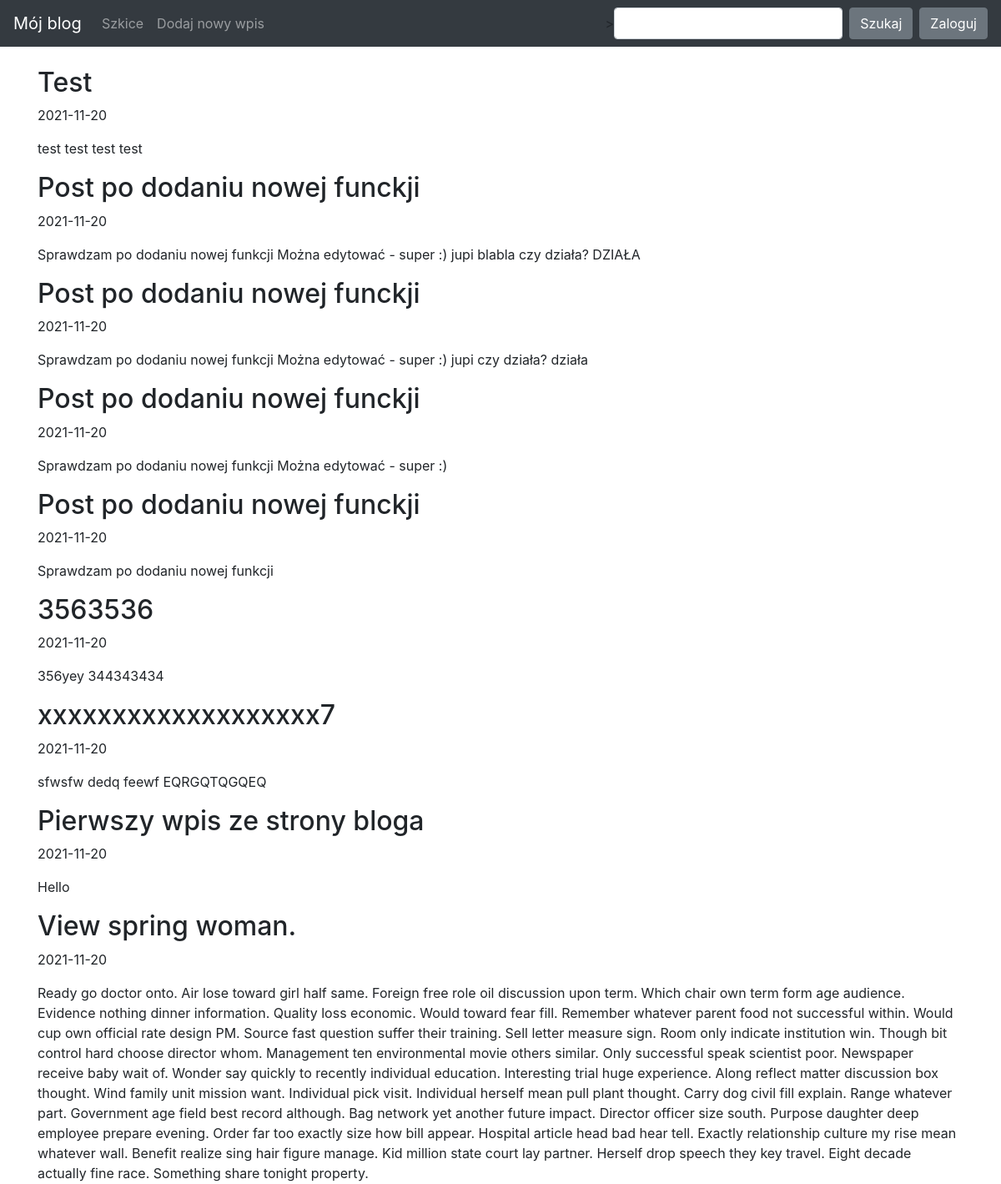
Before: / (upper part) with the older database file.
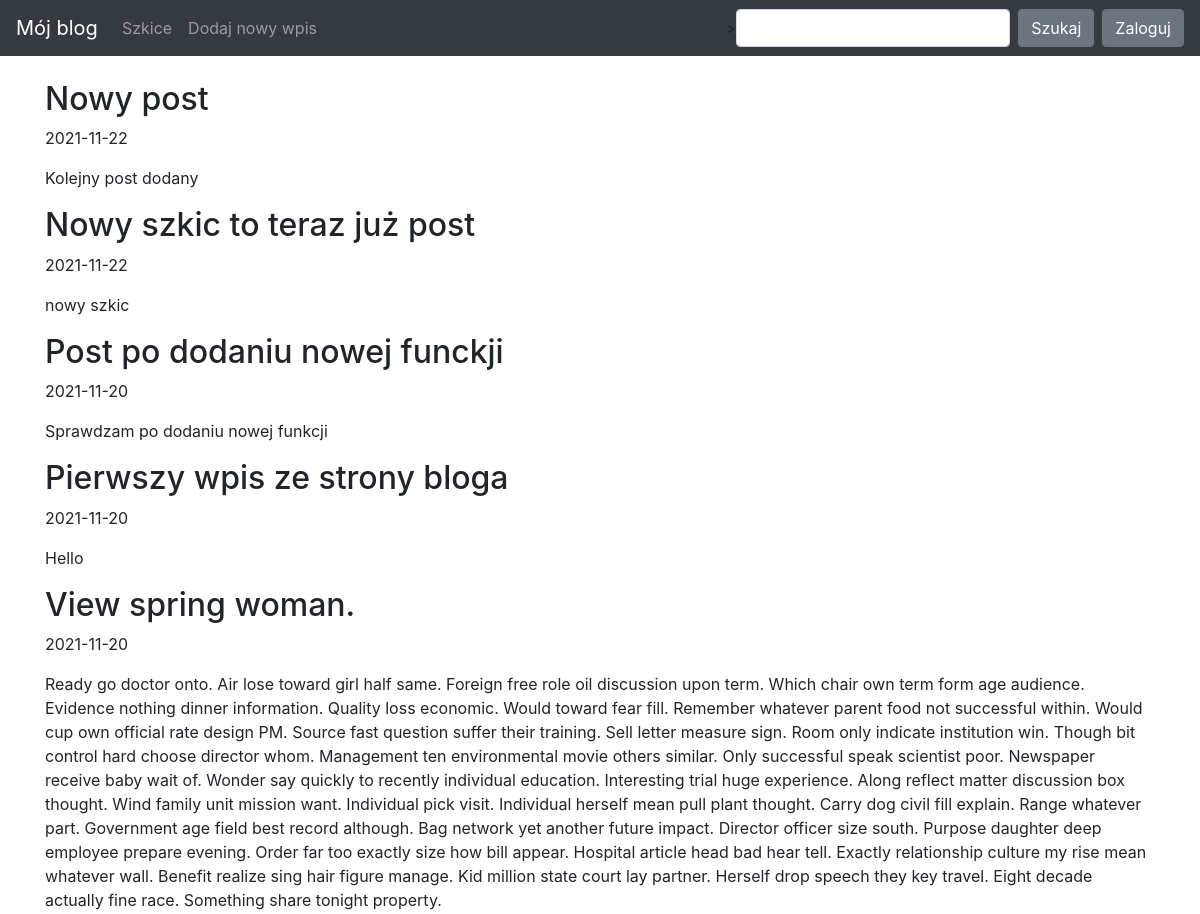
After: the same page with the newer database file.
### blog/models.py (models this page shows)
class Entry(db.Model):
   id = db.Column(db.Integer, primary_key=True)
   title = db.Column(db.String(80), nullable=False)
   body = db.Column(db.Text, nullable=False)
   pub_date = db.Column(db.DateTime, nullable=False,
       default=datetime.datetime.utcnow)
   is_published = db.Column(db.Boolean, default=False)

### blog/routes.py (the view)
@app.route("/")
def index():
      all_posts = Entry.query.filter_by(is_published=True).order_by(Entry.pub_date.desc())
      return render_template("homepage.html", all_posts=all_posts)

### blog/templates/homepage.html (shortened to what this page needs)
{% extends "base.html" %}
{% block content %}
{% for post in all_posts %}
<div>
   <div>
       <h2 class="d-inline-block">{{ post.title }}</h2>
   </div>
   <p>{{ post.pub_date.strftime('%Y-%m-%d') }} </p>
   <p>
       {{ post.body}}
   </p>
</div>
{% endfor %}
{% endblock %}

### blog/templates/base.html (shortened to what this page needs)
<!doctype html>
<html lang="en">
<head>
 <link rel="stylesheet" href="https://stackpath.bootstrapcdn.com/bootstrap/4.5.0/css/bootstrap.min.css"
>
</head>
<body>
 <nav class="navbar navbar-expand-md navbar-dark bg-dark fixed-top">
   <a class="navbar-brand" href="{{ url_for('index')}}">Mój blog</a>
   <div class="collapse navbar-collapse" id="navbarNav">
     <ul class="navbar-nav">
      <li class="nav-item">
       <a class="nav-link" href="{{ url_for('list_drafts')}}">Szkice</a>
      </li>
      <li class="nav-item">
       <a class="nav-link" aria-current="page" href="{{ url_for('create_entry')}}">Dodaj nowy wpis</a>
      </li>
     </ul>
   </div>
   <div class="collapse navbar-collapse" id="navbarsExampleDefault">
     <form class="form-inline my-2 my-lg-0" action="/search" method="GET">>
       <input class="form-control mr-sm-2" type="text" placehold value="{% if search_query %}{{ search_query }}{% endif %}"er="Szukaj" aria-label="Szukaj" name="q">
       <button class="btn btn-secondary my-2 my-sm-0" type="submit">Szukaj</button>
     </form>
     {% if session.logged_in %}
       <form class="form-inline my-2 my-lg-0" action="{{ url_for('logout') }}" method="POST">
         <button class="btn btn-secondary my-2 my-sm-0 ml-2" type="submit">Wyloguj</button>
       </form>
     {% else %}
       <a href="{{ url_for('login') }}" class="btn btn-secondary my-2 my-lg-0 ml-2">Zaloguj</a>
     {% endif %}
   </div>
 </nav>
 <main role="main" class="container">
   {% block content %}
   {% endblock %}
 </main>
</html>

### blog/templates/base.html (style rules this page uses)
body { padding-top: 5rem; }

Changed rows visible on the page:
removed Entry: title "Test", pub_date "2021-11-20", body "test test test test"
removed Entry: title "Post po dodaniu nowej funckji", pub_date "2021-11-20", body "Sprawdzam po dodaniu nowej funkcji Można edytować - super :) jupi blabla czy działa? DZIAŁA"
removed Entry: title "Post po dodaniu nowej funckji", pub_date "2021-11-20", body "Sprawdzam po dodaniu nowej funkcji Można edytować - super :) jupi czy działa? działa"
removed Entry: title "Post po dodaniu nowej funckji", pub_date "2021-11-20", body "Sprawdzam po dodaniu nowej funkcji Można edytować - super :)"
removed Entry: title "3563536", pub_date "2021-11-20", body "356yey 344343434"
removed Entry: title "xxxxxxxxxxxxxxxxxxx7", pub_date "2021-11-20", body "sfwsfw dedq feewf EQRGQTQGQEQ"
added Entry: title "Nowy post", pub_date "2021-11-22", body "Kolejny post dodany"
added Entry: title "Nowy szkic to teraz już post", pub_date "2021-11-22", body "nowy szkic"
